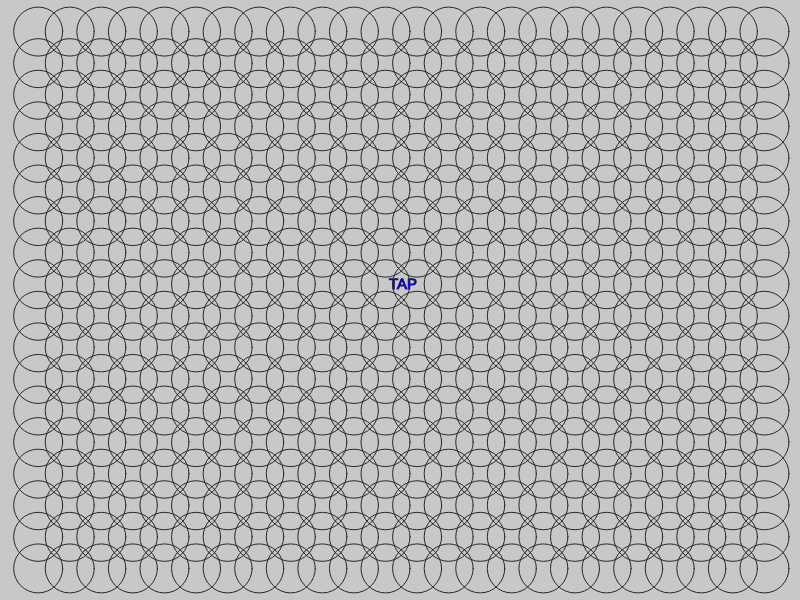
Frame 1 (no input)
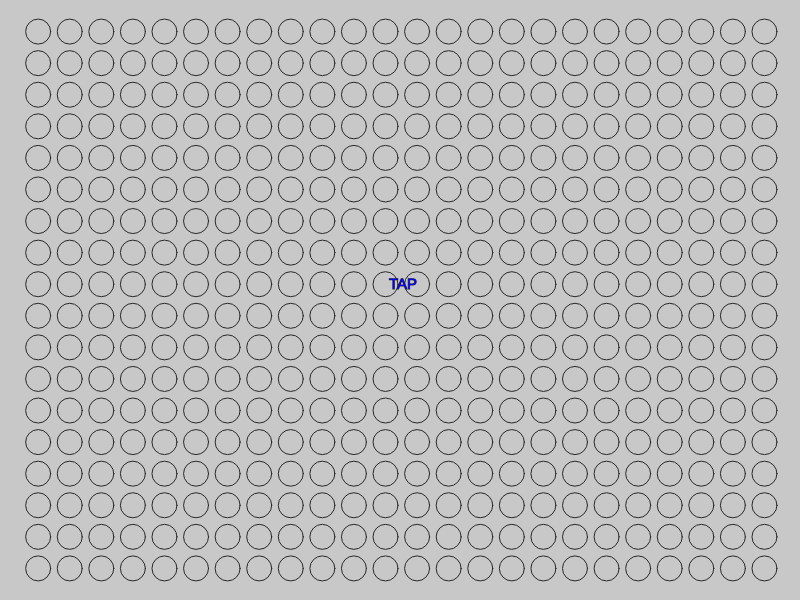
Frame 60 (no input)
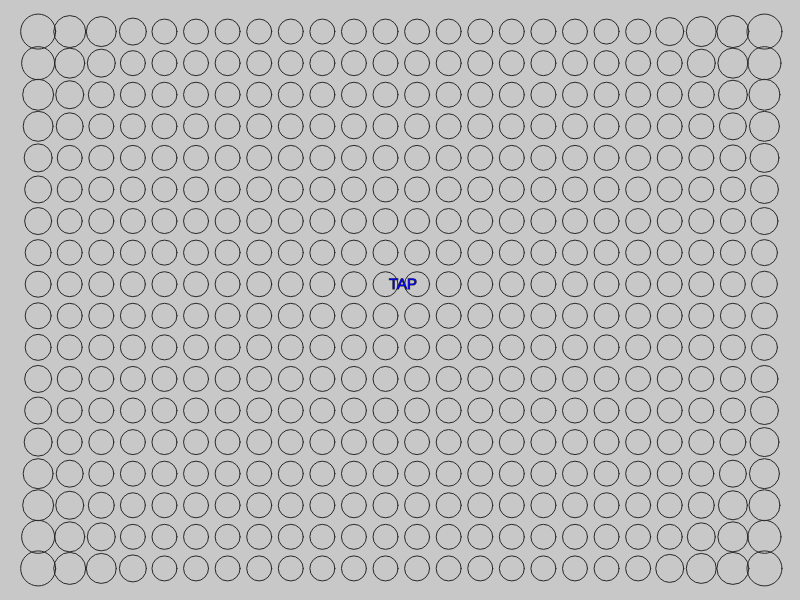
Frame 120 (the mouse pressed at the canvas centre since frame 60)

The p5.js sketch that drew these frames (run headless with seeded random() and noise() and a simulated clock; from frame 60 on, the mouse is pressed at the canvas centre):

// p5.js sketch
// ── sketch.js
num = 18;
num += 1;
ballSize = 25;
function setup() {
  createCanvas(800,600);

   noFill();
  for(i=2;i<num*(4/3);i++){
    for(j=1;j<num;j++){
      addBall(
            600 / num * i - ballSize,
            600 / num * j,
            ballSize);
    }
  }
}

function draw() {
background(200);
doBalls();
textFont('Helvetica');
fill(0,0,255);
textSize(15);

text('TAP', 389, 289);
noFill();

}


function windowResized() {
  resizeCanvas(windowWidth, windowHeight);
}


function doBalls(){
  for(i=0;i<balls.length;i++){
    balls[i].step();
  }
}

var balls = [];


function Ball( sX, sY, size) {
  noFill();
  stroke(40);
  this.x = sX;
  this.y = sY;
  this.size = size;
  this.sizeOg = size;
  this.distToMouse;
  this.timer = 0;
  this.newSize = size * 2;
  this.step = function(dir){

    if(this.timer > 0){
      this.timer --;
    }else if(this.timer == 0){
      this.size = this.newSize;
      this.timer = -1;
    }

    if(this.size > this.sizeOg) this.size -= 1;
    ellipse(this.x, this.y, this.size);
  }

  this.onPress = function(){
    this.distToMouse = sqrt((mouseX - this.x)*(mouseX - this.x) + (mouseY - this.y)*(mouseY - this.y));
    this.timer = floor(this.distToMouse * 0.1);
  }

  this.onDrag = function(){
    this.distToMouse = sqrt((mouseX - this.x)*(mouseX - this.x) + (mouseY - this.y)*(mouseY - this.y));
    this.size = floor(this.distToMouse * 0.2);
  }
}

function mousePressed() {
  for(i=0;i<balls.length;i++){
    balls[i].onPress();
  }
  return false;
}

function addBall(sX, sY, size){
  var ball = new Ball(sX, sY, size);
  balls.push(ball);
}
